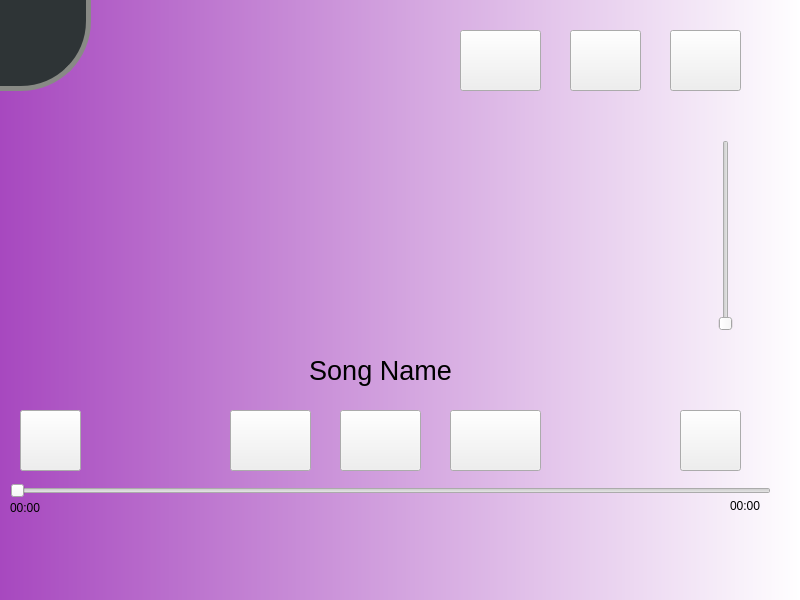
<?xml version="1.0" encoding="UTF-8"?>
<ui version="4.0">
 <class>Music</class>
 <widget class="QWidget" name="Music">
  <property name="geometry">
   <rect>
    <x>0</x>
    <y>0</y>
    <width>800</width>
    <height>600</height>
   </rect>
  </property>
  <property name="windowTitle">
   <string>Widget</string>
  </property>
  <widget class="QPushButton" name="btnPlaylist">
   <property name="geometry">
    <rect>
     <x>680</x>
     <y>410</y>
     <width>61</width>
     <height>61</height>
    </rect>
   </property>
   <property name="text">
    <string/>
   </property>
   <property name="icon">
    <iconset resource="res.qrc">
     <normaloff>:/Playlist.png</normaloff>:/Playlist.png</iconset>
   </property>
   <property name="iconSize">
    <size>
     <width>70</width>
     <height>70</height>
    </size>
   </property>
  </widget>
  <widget class="QSlider" name="progressBar">
   <property name="geometry">
    <rect>
     <x>10</x>
     <y>470</y>
     <width>761</width>
     <height>41</height>
    </rect>
   </property>
   <property name="mouseTracking">
    <bool>false</bool>
   </property>
   <property name="tabletTracking">
    <bool>false</bool>
   </property>
   <property name="maximum">
    <number>1100</number>
   </property>
   <property name="orientation">
    <enum>Qt::Horizontal</enum>
   </property>
  </widget>
  <widget class="QPushButton" name="btnPause">
   <property name="geometry">
    <rect>
     <x>340</x>
     <y>410</y>
     <width>81</width>
     <height>61</height>
    </rect>
   </property>
   <property name="text">
    <string/>
   </property>
   <property name="icon">
    <iconset resource="res.qrc">
     <normaloff>:/Play.png</normaloff>:/Play.png</iconset>
   </property>
   <property name="iconSize">
    <size>
     <width>70</width>
     <height>70</height>
    </size>
   </property>
  </widget>
  <widget class="QPushButton" name="btnPrevious">
   <property name="geometry">
    <rect>
     <x>230</x>
     <y>410</y>
     <width>81</width>
     <height>61</height>
    </rect>
   </property>
   <property name="text">
    <string/>
   </property>
   <property name="icon">
    <iconset resource="res.qrc">
     <normaloff>:/Previous(2).png</normaloff>:/Previous(2).png</iconset>
   </property>
   <property name="iconSize">
    <size>
     <width>70</width>
     <height>70</height>
    </size>
   </property>
  </widget>
  <widget class="QPushButton" name="btnNext">
   <property name="geometry">
    <rect>
     <x>450</x>
     <y>410</y>
     <width>91</width>
     <height>61</height>
    </rect>
   </property>
   <property name="text">
    <string/>
   </property>
   <property name="icon">
    <iconset resource="res.qrc">
     <normaloff>:/Next(2).png</normaloff>:/Next(2).png</iconset>
   </property>
   <property name="iconSize">
    <size>
     <width>70</width>
     <height>70</height>
    </size>
   </property>
  </widget>
  <widget class="QSlider" name="volumeBar">
   <property name="geometry">
    <rect>
     <x>710</x>
     <y>140</y>
     <width>31</width>
     <height>191</height>
    </rect>
   </property>
   <property name="orientation">
    <enum>Qt::Vertical</enum>
   </property>
  </widget>
  <widget class="QPushButton" name="btnPlaybackMode">
   <property name="geometry">
    <rect>
     <x>20</x>
     <y>410</y>
     <width>61</width>
     <height>61</height>
    </rect>
   </property>
   <property name="text">
    <string/>
   </property>
   <property name="icon">
    <iconset resource="res.qrc">
     <normaloff>:/Sequential.png</normaloff>:/Sequential.png</iconset>
   </property>
   <property name="iconSize">
    <size>
     <width>55</width>
     <height>55</height>
    </size>
   </property>
   <property name="autoRepeatDelay">
    <number>300</number>
   </property>
  </widget>
  <widget class="QPushButton" name="btnAdd">
   <property name="geometry">
    <rect>
     <x>670</x>
     <y>30</y>
     <width>71</width>
     <height>61</height>
    </rect>
   </property>
   <property name="minimumSize">
    <size>
     <width>0</width>
     <height>50</height>
    </size>
   </property>
   <property name="text">
    <string/>
   </property>
   <property name="icon">
    <iconset resource="res.qrc">
     <normaloff>:/Add.png</normaloff>:/Add.png</iconset>
   </property>
   <property name="iconSize">
    <size>
     <width>70</width>
     <height>70</height>
    </size>
   </property>
  </widget>
  <widget class="QPushButton" name="btnFavourites">
   <property name="geometry">
    <rect>
     <x>460</x>
     <y>30</y>
     <width>81</width>
     <height>61</height>
    </rect>
   </property>
   <property name="minimumSize">
    <size>
     <width>0</width>
     <height>50</height>
    </size>
   </property>
   <property name="text">
    <string/>
   </property>
   <property name="icon">
    <iconset resource="res.qrc">
     <normaloff>:/Favourites.png</normaloff>:/Favourites.png</iconset>
   </property>
   <property name="iconSize">
    <size>
     <width>70</width>
     <height>70</height>
    </size>
   </property>
  </widget>
  <widget class="QLabel" name="labelMusic">
   <property name="geometry">
    <rect>
     <x>260</x>
     <y>110</y>
     <width>251</width>
     <height>241</height>
    </rect>
   </property>
   <property name="styleSheet">
    <string notr="true"/>
   </property>
   <property name="text">
    <string/>
   </property>
   <property name="pixmap">
    <pixmap resource="res.qrc">:/music.png</pixmap>
   </property>
   <property name="scaledContents">
    <bool>true</bool>
   </property>
  </widget>
  <widget class="QPushButton" name="btnDelete">
   <property name="geometry">
    <rect>
     <x>570</x>
     <y>30</y>
     <width>71</width>
     <height>61</height>
    </rect>
   </property>
   <property name="text">
    <string/>
   </property>
   <property name="icon">
    <iconset resource="res.qrc">
     <normaloff>:/Delete.png</normaloff>:/Delete.png</iconset>
   </property>
   <property name="iconSize">
    <size>
     <width>60</width>
     <height>60</height>
    </size>
   </property>
  </widget>
  <widget class="QLabel" name="currentTime">
   <property name="geometry">
    <rect>
     <x>10</x>
     <y>500</y>
     <width>41</width>
     <height>16</height>
    </rect>
   </property>
   <property name="text">
    <string>00:00</string>
   </property>
  </widget>
  <widget class="QLabel" name="totalTime">
   <property name="geometry">
    <rect>
     <x>730</x>
     <y>490</y>
     <width>51</width>
     <height>31</height>
    </rect>
   </property>
   <property name="text">
    <string>00:00</string>
   </property>
  </widget>
  <widget class="QLabel" name="label">
   <property name="geometry">
    <rect>
     <x>0</x>
     <y>0</y>
     <width>801</width>
     <height>601</height>
    </rect>
   </property>
   <property name="styleSheet">
    <string notr="true">background-color: qlineargradient(spread:pad, x1:0, y1:0, x2:1, y2:0, stop:0 rgba(167, 72, 191, 255), stop:1 rgba(255, 255, 255, 255));</string>
   </property>
   <property name="text">
    <string/>
   </property>
  </widget>
  <widget class="QLabel" name="songName">
   <property name="geometry">
    <rect>
     <x>50</x>
     <y>340</y>
     <width>661</width>
     <height>61</height>
    </rect>
   </property>
   <property name="font">
    <font>
     <pointsize>20</pointsize>
    </font>
   </property>
   <property name="text">
    <string>Song Name</string>
   </property>
   <property name="alignment">
    <set>Qt::AlignCenter</set>
   </property>
  </widget>
  <widget class="QPushButton" name="btnBack">
   <property name="geometry">
    <rect>
     <x>0</x>
     <y>0</y>
     <width>91</width>
     <height>91</height>
    </rect>
   </property>
   <property name="styleSheet">
    <string notr="true">background-color:rgb(46, 52, 54);
border-right: 5px solid rgb(136, 138, 133);
border-bottom: 5px solid rgb(136, 138, 133);
border-bottom-right-radius: 70px;</string>
   </property>
   <property name="text">
    <string/>
   </property>
   <property name="icon">
    <iconset resource="res.qrc">
     <normaloff>:/return.png</normaloff>:/return.png</iconset>
   </property>
   <property name="iconSize">
    <size>
     <width>50</width>
     <height>50</height>
    </size>
   </property>
  </widget>
  <zorder>label</zorder>
  <zorder>btnPlaylist</zorder>
  <zorder>progressBar</zorder>
  <zorder>btnPause</zorder>
  <zorder>btnPrevious</zorder>
  <zorder>btnNext</zorder>
  <zorder>volumeBar</zorder>
  <zorder>btnPlaybackMode</zorder>
  <zorder>btnAdd</zorder>
  <zorder>btnFavourites</zorder>
  <zorder>labelMusic</zorder>
  <zorder>btnDelete</zorder>
  <zorder>currentTime</zorder>
  <zorder>totalTime</zorder>
  <zorder>songName</zorder>
  <zorder>btnBack</zorder>
 </widget>
 <resources>
  <include location="res.qrc"/>
 </resources>
 <connections/>
</ui>
